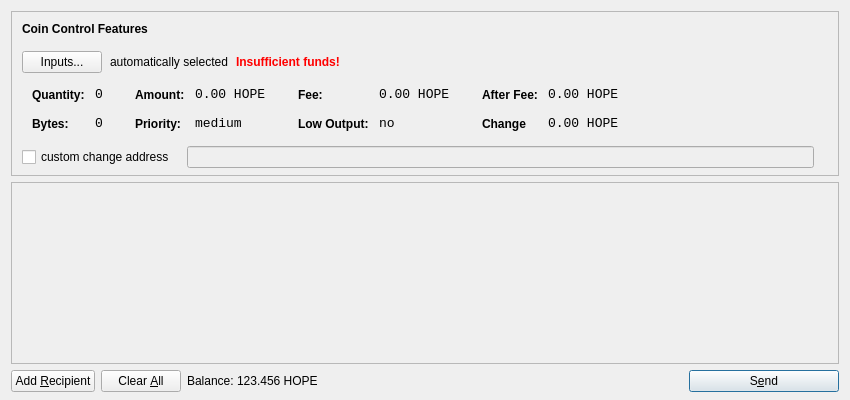
<?xml version="1.0" encoding="UTF-8"?>
<ui version="4.0">
 <class>SendCoinsDialog</class>
 <widget class="QDialog" name="SendCoinsDialog">
  <property name="geometry">
   <rect>
    <x>0</x>
    <y>0</y>
    <width>850</width>
    <height>400</height>
   </rect>
  </property>
  <property name="windowTitle">
   <string>Send Coins</string>
  </property>
  <layout class="QVBoxLayout" name="verticalLayout" stretch="0,1,0">
   <property name="bottomMargin">
    <number>8</number>
   </property>
   <item>
    <widget class="QFrame" name="frameCoinControl">
     <property name="sizePolicy">
      <sizepolicy hsizetype="Expanding" vsizetype="Expanding">
       <horstretch>0</horstretch>
       <verstretch>0</verstretch>
      </sizepolicy>
     </property>
     <property name="maximumSize">
      <size>
       <width>16777215</width>
       <height>16777215</height>
      </size>
     </property>
     <property name="frameShape">
      <enum>QFrame::StyledPanel</enum>
     </property>
     <property name="frameShadow">
      <enum>QFrame::Sunken</enum>
     </property>
     <layout class="QVBoxLayout" name="verticalLayoutCoinControl2">
      <property name="spacing">
       <number>-1</number>
      </property>
      <property name="leftMargin">
       <number>0</number>
      </property>
      <property name="topMargin">
       <number>0</number>
      </property>
      <property name="rightMargin">
       <number>0</number>
      </property>
      <property name="bottomMargin">
       <number>6</number>
      </property>
      <item>
       <layout class="QVBoxLayout" name="verticalLayoutCoinControl" stretch="0,0,0,0,1">
        <property name="spacing">
         <number>0</number>
        </property>
        <property name="leftMargin">
         <number>10</number>
        </property>
        <property name="topMargin">
         <number>10</number>
        </property>
        <item>
         <layout class="QHBoxLayout" name="horizontalLayoutCoinControl1">
          <property name="bottomMargin">
           <number>15</number>
          </property>
          <item>
           <widget class="QLabel" name="labelCoinControlFeatures">
            <property name="sizePolicy">
             <sizepolicy hsizetype="Preferred" vsizetype="Maximum">
              <horstretch>0</horstretch>
              <verstretch>0</verstretch>
             </sizepolicy>
            </property>
            <property name="font">
             <font>
              <weight>75</weight>
              <bold>true</bold>
             </font>
            </property>
            <property name="styleSheet">
             <string notr="true">font-weight:bold;</string>
            </property>
            <property name="text">
             <string>Coin Control Features</string>
            </property>
           </widget>
          </item>
         </layout>
        </item>
        <item>
         <layout class="QHBoxLayout" name="horizontalLayoutCoinControl2" stretch="0,0,0,0">
          <property name="spacing">
           <number>8</number>
          </property>
          <property name="bottomMargin">
           <number>10</number>
          </property>
          <item>
           <widget class="QPushButton" name="pushButtonCoinControl">
            <property name="styleSheet">
             <string notr="true"/>
            </property>
            <property name="text">
             <string>Inputs...</string>
            </property>
           </widget>
          </item>
          <item>
           <widget class="QLabel" name="labelCoinControlAutomaticallySelected">
            <property name="text">
             <string>automatically selected</string>
            </property>
            <property name="margin">
             <number>5</number>
            </property>
           </widget>
          </item>
          <item>
           <widget class="QLabel" name="labelCoinControlInsuffFunds">
            <property name="font">
             <font>
              <weight>75</weight>
              <bold>true</bold>
             </font>
            </property>
            <property name="styleSheet">
             <string notr="true">color:red;font-weight:bold;</string>
            </property>
            <property name="text">
             <string>Insufficient funds!</string>
            </property>
            <property name="margin">
             <number>5</number>
            </property>
           </widget>
          </item>
          <item>
           <spacer name="horizontalSpacerCoinControl">
            <property name="orientation">
             <enum>Qt::Horizontal</enum>
            </property>
            <property name="sizeHint" stdset="0">
             <size>
              <width>40</width>
              <height>1</height>
             </size>
            </property>
           </spacer>
          </item>
         </layout>
        </item>
        <item>
         <widget class="QWidget" name="widgetCoinControl" native="true">
          <property name="sizePolicy">
           <sizepolicy hsizetype="Preferred" vsizetype="Preferred">
            <horstretch>0</horstretch>
            <verstretch>0</verstretch>
           </sizepolicy>
          </property>
          <property name="minimumSize">
           <size>
            <width>0</width>
            <height>0</height>
           </size>
          </property>
          <property name="styleSheet">
           <string notr="true"/>
          </property>
          <layout class="QHBoxLayout" name="horizontalLayoutCoinControl5">
           <property name="margin">
            <number>0</number>
           </property>
           <item>
            <layout class="QHBoxLayout" name="horizontalLayoutCoinControl3" stretch="0,0,0,1">
             <property name="spacing">
              <number>20</number>
             </property>
             <property name="topMargin">
              <number>0</number>
             </property>
             <property name="bottomMargin">
              <number>10</number>
             </property>
             <item>
              <layout class="QFormLayout" name="formLayoutCoinControl1">
               <property name="horizontalSpacing">
                <number>10</number>
               </property>
               <property name="verticalSpacing">
                <number>14</number>
               </property>
               <property name="leftMargin">
                <number>10</number>
               </property>
               <property name="topMargin">
                <number>4</number>
               </property>
               <property name="rightMargin">
                <number>6</number>
               </property>
               <item row="0" column="0">
                <widget class="QLabel" name="labelCoinControlQuantityText">
                 <property name="styleSheet">
                  <string notr="true">font-weight:bold;</string>
                 </property>
                 <property name="text">
                  <string>Quantity:</string>
                 </property>
                 <property name="margin">
                  <number>0</number>
                 </property>
                </widget>
               </item>
               <item row="0" column="1">
                <widget class="QLabel" name="labelCoinControlQuantity">
                 <property name="font">
                  <font>
                   <family>Monospace</family>
                   <pointsize>10</pointsize>
                  </font>
                 </property>
                 <property name="cursor">
                  <cursorShape>IBeamCursor</cursorShape>
                 </property>
                 <property name="contextMenuPolicy">
                  <enum>Qt::ActionsContextMenu</enum>
                 </property>
                 <property name="text">
                  <string>0</string>
                 </property>
                 <property name="margin">
                  <number>0</number>
                 </property>
                 <property name="textInteractionFlags">
                  <set>Qt::LinksAccessibleByMouse|Qt::TextSelectableByKeyboard|Qt::TextSelectableByMouse</set>
                 </property>
                </widget>
               </item>
               <item row="1" column="0">
                <widget class="QLabel" name="labelCoinControlBytesText">
                 <property name="styleSheet">
                  <string notr="true">font-weight:bold;</string>
                 </property>
                 <property name="text">
                  <string>Bytes:</string>
                 </property>
                </widget>
               </item>
               <item row="1" column="1">
                <widget class="QLabel" name="labelCoinControlBytes">
                 <property name="font">
                  <font>
                   <family>Monospace</family>
                   <pointsize>10</pointsize>
                  </font>
                 </property>
                 <property name="cursor">
                  <cursorShape>IBeamCursor</cursorShape>
                 </property>
                 <property name="contextMenuPolicy">
                  <enum>Qt::ActionsContextMenu</enum>
                 </property>
                 <property name="text">
                  <string>0</string>
                 </property>
                 <property name="textInteractionFlags">
                  <set>Qt::LinksAccessibleByMouse|Qt::TextSelectableByKeyboard|Qt::TextSelectableByMouse</set>
                 </property>
                </widget>
               </item>
              </layout>
             </item>
             <item>
              <layout class="QFormLayout" name="formLayoutCoinControl2">
               <property name="horizontalSpacing">
                <number>10</number>
               </property>
               <property name="verticalSpacing">
                <number>14</number>
               </property>
               <property name="leftMargin">
                <number>6</number>
               </property>
               <property name="topMargin">
                <number>4</number>
               </property>
               <property name="rightMargin">
                <number>6</number>
               </property>
               <item row="0" column="0">
                <widget class="QLabel" name="labelCoinControlAmountText">
                 <property name="styleSheet">
                  <string notr="true">font-weight:bold;</string>
                 </property>
                 <property name="text">
                  <string>Amount:</string>
                 </property>
                 <property name="margin">
                  <number>0</number>
                 </property>
                </widget>
               </item>
               <item row="0" column="1">
                <widget class="QLabel" name="labelCoinControlAmount">
                 <property name="font">
                  <font>
                   <family>Monospace</family>
                   <pointsize>10</pointsize>
                  </font>
                 </property>
                 <property name="cursor">
                  <cursorShape>IBeamCursor</cursorShape>
                 </property>
                 <property name="contextMenuPolicy">
                  <enum>Qt::ActionsContextMenu</enum>
                 </property>
                 <property name="text">
                  <string>0.00 HOPE</string>
                 </property>
                 <property name="textInteractionFlags">
                  <set>Qt::LinksAccessibleByMouse|Qt::TextSelectableByKeyboard|Qt::TextSelectableByMouse</set>
                 </property>
                </widget>
               </item>
               <item row="1" column="0">
                <widget class="QLabel" name="labelCoinControlPriorityText">
                 <property name="styleSheet">
                  <string notr="true">font-weight:bold;</string>
                 </property>
                 <property name="text">
                  <string>Priority:</string>
                 </property>
                </widget>
               </item>
               <item row="1" column="1">
                <widget class="QLabel" name="labelCoinControlPriority">
                 <property name="font">
                  <font>
                   <family>Monospace</family>
                   <pointsize>10</pointsize>
                  </font>
                 </property>
                 <property name="cursor">
                  <cursorShape>IBeamCursor</cursorShape>
                 </property>
                 <property name="contextMenuPolicy">
                  <enum>Qt::ActionsContextMenu</enum>
                 </property>
                 <property name="text">
                  <string>medium</string>
                 </property>
                 <property name="textInteractionFlags">
                  <set>Qt::LinksAccessibleByMouse|Qt::TextSelectableByKeyboard|Qt::TextSelectableByMouse</set>
                 </property>
                </widget>
               </item>
              </layout>
             </item>
             <item>
              <layout class="QFormLayout" name="formLayoutCoinControl3">
               <property name="horizontalSpacing">
                <number>10</number>
               </property>
               <property name="verticalSpacing">
                <number>14</number>
               </property>
               <property name="leftMargin">
                <number>6</number>
               </property>
               <property name="topMargin">
                <number>4</number>
               </property>
               <property name="rightMargin">
                <number>6</number>
               </property>
               <item row="0" column="0">
                <widget class="QLabel" name="labelCoinControlFeeText">
                 <property name="styleSheet">
                  <string notr="true">font-weight:bold;</string>
                 </property>
                 <property name="text">
                  <string>Fee:</string>
                 </property>
                 <property name="margin">
                  <number>0</number>
                 </property>
                </widget>
               </item>
               <item row="0" column="1">
                <widget class="QLabel" name="labelCoinControlFee">
                 <property name="font">
                  <font>
                   <family>Monospace</family>
                   <pointsize>10</pointsize>
                  </font>
                 </property>
                 <property name="cursor">
                  <cursorShape>IBeamCursor</cursorShape>
                 </property>
                 <property name="contextMenuPolicy">
                  <enum>Qt::ActionsContextMenu</enum>
                 </property>
                 <property name="text">
                  <string>0.00 HOPE</string>
                 </property>
                 <property name="textInteractionFlags">
                  <set>Qt::LinksAccessibleByMouse|Qt::TextSelectableByKeyboard|Qt::TextSelectableByMouse</set>
                 </property>
                </widget>
               </item>
               <item row="1" column="0">
                <widget class="QLabel" name="labelCoinControlLowOutputText">
                 <property name="styleSheet">
                  <string notr="true">font-weight:bold;</string>
                 </property>
                 <property name="text">
                  <string>Low Output:</string>
                 </property>
                </widget>
               </item>
               <item row="1" column="1">
                <widget class="QLabel" name="labelCoinControlLowOutput">
                 <property name="font">
                  <font>
                   <family>Monospace</family>
                   <pointsize>10</pointsize>
                  </font>
                 </property>
                 <property name="cursor">
                  <cursorShape>IBeamCursor</cursorShape>
                 </property>
                 <property name="contextMenuPolicy">
                  <enum>Qt::ActionsContextMenu</enum>
                 </property>
                 <property name="text">
                  <string>no</string>
                 </property>
                 <property name="textInteractionFlags">
                  <set>Qt::LinksAccessibleByMouse|Qt::TextSelectableByKeyboard|Qt::TextSelectableByMouse</set>
                 </property>
                </widget>
               </item>
              </layout>
             </item>
             <item>
              <layout class="QFormLayout" name="formLayoutCoinControl4">
               <property name="horizontalSpacing">
                <number>10</number>
               </property>
               <property name="verticalSpacing">
                <number>14</number>
               </property>
               <property name="leftMargin">
                <number>6</number>
               </property>
               <property name="topMargin">
                <number>4</number>
               </property>
               <property name="rightMargin">
                <number>6</number>
               </property>
               <item row="0" column="0">
                <widget class="QLabel" name="labelCoinControlAfterFeeText">
                 <property name="styleSheet">
                  <string notr="true">font-weight:bold;</string>
                 </property>
                 <property name="text">
                  <string>After Fee:</string>
                 </property>
                 <property name="margin">
                  <number>0</number>
                 </property>
                </widget>
               </item>
               <item row="0" column="1">
                <widget class="QLabel" name="labelCoinControlAfterFee">
                 <property name="font">
                  <font>
                   <family>Monospace</family>
                   <pointsize>10</pointsize>
                  </font>
                 </property>
                 <property name="cursor">
                  <cursorShape>IBeamCursor</cursorShape>
                 </property>
                 <property name="contextMenuPolicy">
                  <enum>Qt::ActionsContextMenu</enum>
                 </property>
                 <property name="text">
                  <string>0.00 HOPE</string>
                 </property>
                 <property name="textInteractionFlags">
                  <set>Qt::LinksAccessibleByMouse|Qt::TextSelectableByKeyboard|Qt::TextSelectableByMouse</set>
                 </property>
                </widget>
               </item>
               <item row="1" column="0">
                <widget class="QLabel" name="labelCoinControlChangeText">
                 <property name="styleSheet">
                  <string notr="true">font-weight:bold;</string>
                 </property>
                 <property name="text">
                  <string>Change</string>
                 </property>
                </widget>
               </item>
               <item row="1" column="1">
                <widget class="QLabel" name="labelCoinControlChange">
                 <property name="font">
                  <font>
                   <family>Monospace</family>
                   <pointsize>10</pointsize>
                  </font>
                 </property>
                 <property name="cursor">
                  <cursorShape>IBeamCursor</cursorShape>
                 </property>
                 <property name="contextMenuPolicy">
                  <enum>Qt::ActionsContextMenu</enum>
                 </property>
                 <property name="text">
                  <string>0.00 HOPE</string>
                 </property>
                 <property name="textInteractionFlags">
                  <set>Qt::LinksAccessibleByMouse|Qt::TextSelectableByKeyboard|Qt::TextSelectableByMouse</set>
                 </property>
                </widget>
               </item>
              </layout>
             </item>
            </layout>
           </item>
          </layout>
         </widget>
        </item>
        <item>
         <layout class="QHBoxLayout" name="horizontalLayoutCoinControl4" stretch="0,0,0">
          <property name="spacing">
           <number>12</number>
          </property>
          <property name="sizeConstraint">
           <enum>QLayout::SetDefaultConstraint</enum>
          </property>
          <property name="topMargin">
           <number>5</number>
          </property>
          <property name="rightMargin">
           <number>5</number>
          </property>
          <item>
           <widget class="QCheckBox" name="checkBoxCoinControlChange">
            <property name="text">
             <string>custom change address</string>
            </property>
           </widget>
          </item>
          <item>
           <widget class="QLineEdit" name="lineEditCoinControlChange">
            <property name="enabled">
             <bool>false</bool>
            </property>
            <property name="sizePolicy">
             <sizepolicy hsizetype="Expanding" vsizetype="Fixed">
              <horstretch>0</horstretch>
              <verstretch>0</verstretch>
             </sizepolicy>
            </property>
           </widget>
          </item>
          <item>
           <widget class="QLabel" name="labelCoinControlChangeLabel">
            <property name="sizePolicy">
             <sizepolicy hsizetype="Preferred" vsizetype="Expanding">
              <horstretch>0</horstretch>
              <verstretch>0</verstretch>
             </sizepolicy>
            </property>
            <property name="minimumSize">
             <size>
              <width>0</width>
              <height>0</height>
             </size>
            </property>
            <property name="text">
             <string/>
            </property>
            <property name="margin">
             <number>3</number>
            </property>
           </widget>
          </item>
         </layout>
        </item>
        <item>
         <spacer name="verticalSpacerCoinControl">
          <property name="orientation">
           <enum>Qt::Vertical</enum>
          </property>
          <property name="sizeHint" stdset="0">
           <size>
            <width>800</width>
            <height>1</height>
           </size>
          </property>
         </spacer>
        </item>
       </layout>
      </item>
     </layout>
    </widget>
   </item>
   <item>
    <widget class="QScrollArea" name="scrollArea">
     <property name="widgetResizable">
      <bool>true</bool>
     </property>
     <widget class="QWidget" name="scrollAreaWidgetContents">
      <property name="geometry">
       <rect>
        <x>0</x>
        <y>0</y>
        <width>830</width>
        <height>165</height>
       </rect>
      </property>
      <layout class="QVBoxLayout" name="verticalLayout_2">
       <property name="margin">
        <number>0</number>
       </property>
       <item>
        <layout class="QVBoxLayout" name="entries">
         <property name="spacing">
          <number>6</number>
         </property>
        </layout>
       </item>
       <item>
        <spacer name="verticalSpacer">
         <property name="orientation">
          <enum>Qt::Vertical</enum>
         </property>
         <property name="sizeHint" stdset="0">
          <size>
           <width>20</width>
           <height>40</height>
          </size>
         </property>
        </spacer>
       </item>
      </layout>
     </widget>
    </widget>
   </item>
   <item>
    <layout class="QHBoxLayout" name="horizontalLayout">
     <item>
      <widget class="QPushButton" name="addButton">
       <property name="toolTip">
        <string>Send to multiple recipients at once</string>
       </property>
       <property name="text">
        <string>Add &amp;Recipient</string>
       </property>
       <property name="icon">
        <iconset resource="../bitcoin.qrc">
         <normaloff>:/icons/add</normaloff>:/icons/add</iconset>
       </property>
       <property name="autoDefault">
        <bool>false</bool>
       </property>
      </widget>
     </item>
     <item>
      <widget class="QPushButton" name="clearButton">
       <property name="sizePolicy">
        <sizepolicy hsizetype="Minimum" vsizetype="Fixed">
         <horstretch>0</horstretch>
         <verstretch>0</verstretch>
        </sizepolicy>
       </property>
       <property name="toolTip">
        <string>Remove all transaction fields</string>
       </property>
       <property name="text">
        <string>Clear &amp;All</string>
       </property>
       <property name="icon">
        <iconset resource="../bitcoin.qrc">
         <normaloff>:/icons/remove</normaloff>:/icons/remove</iconset>
       </property>
       <property name="autoRepeatDelay">
        <number>300</number>
       </property>
       <property name="autoDefault">
        <bool>false</bool>
       </property>
      </widget>
     </item>
     <item>
      <layout class="QHBoxLayout" name="horizontalLayout_2">
       <property name="spacing">
        <number>3</number>
       </property>
       <item>
        <widget class="QLabel" name="label">
         <property name="sizePolicy">
          <sizepolicy hsizetype="Preferred" vsizetype="Fixed">
           <horstretch>0</horstretch>
           <verstretch>0</verstretch>
          </sizepolicy>
         </property>
         <property name="text">
          <string>Balance:</string>
         </property>
        </widget>
       </item>
       <item>
        <widget class="QLabel" name="labelBalance">
         <property name="sizePolicy">
          <sizepolicy hsizetype="Preferred" vsizetype="Fixed">
           <horstretch>0</horstretch>
           <verstretch>0</verstretch>
          </sizepolicy>
         </property>
         <property name="cursor">
          <cursorShape>IBeamCursor</cursorShape>
         </property>
         <property name="text">
          <string>123.456 HOPE</string>
         </property>
         <property name="textInteractionFlags">
          <set>Qt::LinksAccessibleByMouse|Qt::TextSelectableByKeyboard|Qt::TextSelectableByMouse</set>
         </property>
        </widget>
       </item>
      </layout>
     </item>
     <item>
      <spacer name="horizontalSpacer">
       <property name="orientation">
        <enum>Qt::Horizontal</enum>
       </property>
       <property name="sizeHint" stdset="0">
        <size>
         <width>40</width>
         <height>20</height>
        </size>
       </property>
      </spacer>
     </item>
     <item>
      <widget class="QPushButton" name="sendButton">
       <property name="minimumSize">
        <size>
         <width>150</width>
         <height>0</height>
        </size>
       </property>
       <property name="toolTip">
        <string>Confirm the send action</string>
       </property>
       <property name="text">
        <string>S&amp;end</string>
       </property>
       <property name="icon">
        <iconset resource="../bitcoin.qrc">
         <normaloff>:/icons/send</normaloff>:/icons/send</iconset>
       </property>
       <property name="default">
        <bool>true</bool>
       </property>
      </widget>
     </item>
    </layout>
   </item>
  </layout>
 </widget>
 <resources>
  <include location="../bitcoin.qrc"/>
 </resources>
 <connections/>
</ui>
